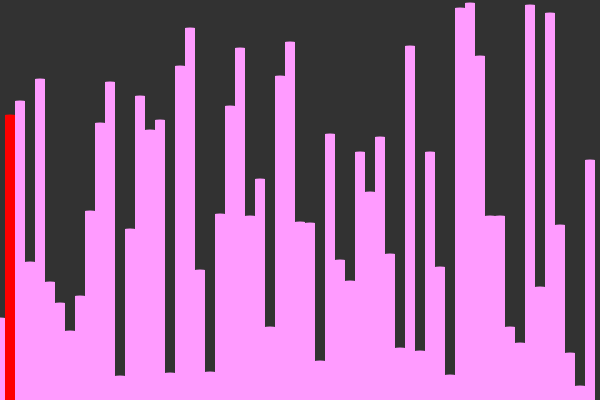
Frame 1 (no input)
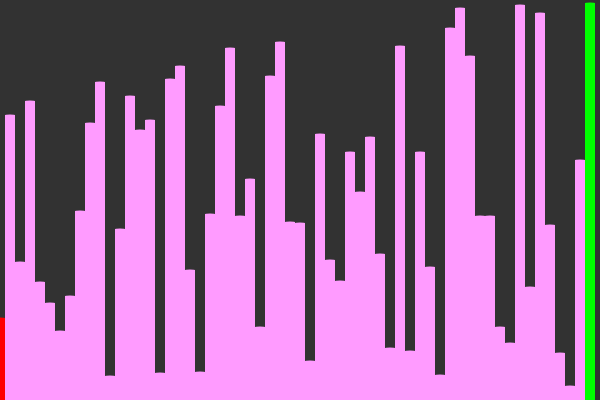
Frame 60 (no input)
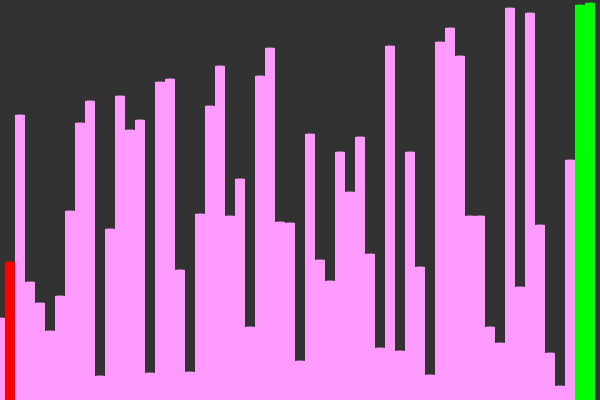
Frame 120 (the mouse pressed at the canvas centre since frame 60)

The p5.js sketch that drew these frames (run headless with seeded random() and noise() and a simulated clock; from frame 60 on, the mouse is pressed at the canvas centre):

// p5.js sketch
// ── sketch.js
// canvas vars
var width;
var height;

// array vars
var arr = [];
var arrSize;
var zoom = 10;

// sorting vars
var swapped = false;
var i = 0; j = 0;



function setup() {
  width = 600;
  height = 400;
  createCanvas(width, height);
  background(50);

  initArray();
  
  //sort(arr);
  //bubblesort(arr);
  //bubblesortOptimized(arr);
}

function initArray() {
  arrSize = floor(width/zoom);
  for(var i=0; i < arrSize; i++) {
    arr.push(floor(random(height)));
  }
}

function bubblesort(someArray) {
  swapped = true;
  while(swapped) {
    swapped = false;
    for(var i = 0; i < arrSize-1; i++) {
      if(someArray[i] > someArray[i+1]) {
        swap(someArray, i, i+1);
        swapped = true; 
      }
    }
  }
}

function bubblesortOptimized(someArray) {
  for(var i = 0; i < arrSize-1; i++) {
    for(var j = 0; j < arrSize-i; j++) {
      if(someArray[j] > someArray[j+1]) {
        swap(someArray, j, j+1);
      }
    }
  }
}


function swap(someArray, x, y) {
  var temp = someArray[x];
  someArray[x] = someArray[y];
  someArray[y] = temp;
}

function drawArrayStraight() {
  scale(zoom, 1);
  for(var k = 0; k < arrSize; k++) {
    
    if(k == j) {
      stroke(255,0,0);
    }
    else if(k >= arrSize-i) {
      stroke(0,255,0);
    }
    else {
      stroke(255,155,255);
    }
    line(k, height, k, height-arr[k]);
  }
}


function drawArrayCircular() {
  scale(1,1);
  var angle = (2*PI/ arrSize);
  
  for(var k = 0; k < arrSize; k++) {
   
    if(k == j) {
      stroke(255,0,0);
    }
    else if(k >= arrSize-i) {
      stroke(0,255,0);
    }
    else {
      stroke(255,155,255);
    }

    angleMode(RADIANS);
    var lenght = floor(map(height-arr[k], 0, height, 0, height/2));
    var y = height/2 + lenght*sin(angle*k);
    var x = width/2 + lenght*cos(angle*k);

    line(width/2, height/2, x, y);
  }
}

function draw() {
  background(50);
  //frameRate(1);

  // update state
  if(arr[j] > arr[j+1]) {
    swap(arr, j, j+1);
  }
  j++;
  if(j >= arrSize-i) {
    j = 0;
    i++;
  } 

  // draw new state
  //drawArrayCircular();
  drawArrayStraight();

  // stop if done
  if(i >= arrSize-1) {
    noLoop();
  }

}
